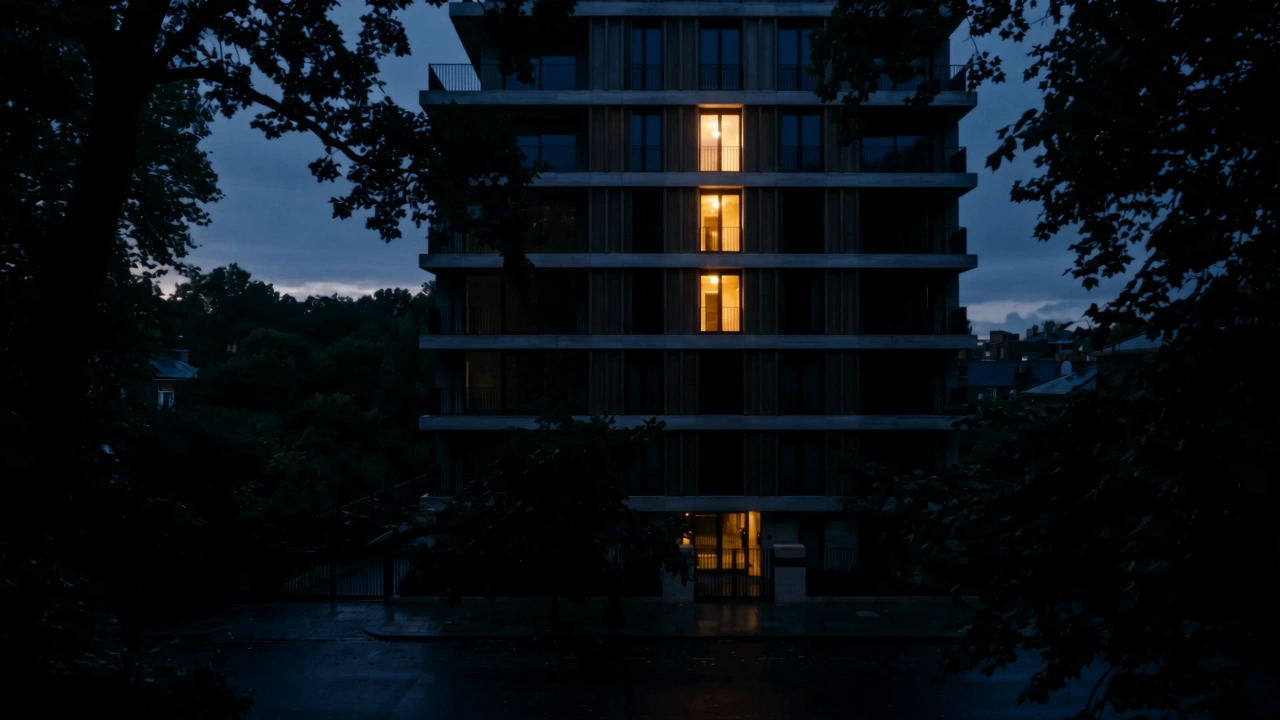
#> input picture frames/webp-1280/01-facade/0001.webp, 1280 x 720 px; its folder holds only this picture in this run
$ python mesure-contraste-narration.py
#> lines starting #> are read from the running program, lines starting #| are printed output that depends on the picture
#!/usr/bin/env python3
"""Le texte de la narration est-il lisible sur les treize fonds ?

    python tools/mesure-contraste-narration.py

C'est le meme controle que pour le curseur, et pour la meme raison (§9, piege
29) : la, un trait clair a 55 % d'alpha ne creusait que 0,074 de luminance sur
l'eau et se noyait dans les rides. On avait cru le curseur « disparu » alors
qu'il etait parfaitement opaque -- il etait simplement sans contraste.

Le meme piege attend le texte. Le bas gauche des treize plans va du noir franc
au blanc : sombre sur le spa, les velos et le yoga, franchement clair sur la
salle de sport et sur la piscine ou le travertin est en plein soleil. Sans
voile, la meilleure ligne du site serait invisible sur la piscine -- et l'on ne
s'en apercevrait qu'a la livraison.

CE QU'ON MESURE. Dans le rectangle ou le texte se pose, on prend la luminance du
fond, on lui applique le voile, et l'on regarde l'ecart avec la couleur du
texte. Le critere est celui du curseur : ECART D'AU MOINS 0,20 sur les treize.

On prend le pire cas, pas la moyenne : un mot pose sur un eclat de travertin est
illisible meme si le reste de la ligne va bien. C'est le percentile 98 de la
luminance du fond qui decide.
"""
import sys
from pathlib import Path
import numpy as np
from PIL import Image

RACINE = Path(__file__).resolve().parent.parent
L, H = 1280, 720

# La couleur du texte, --texte dans index.html.
TEXTE = (0xEC, 0xE9, 0xE4)
# Le voile : degrade du transparent vers le noir sur le tiers inferieur.
VOILE_HAUTEUR = 0.34
VOILE_MAX = 0.35
# La boite du texte, en parts de la bande d'image : marge gauche 20 px, marge
# basse d'un peu plus de deux hauteurs de ligne, mesure d'environ 21 em.
BOITE = {"x0": 20 / L, "x1": 0.42, "y0": 1 - (52 + 2 * 29) / H, "y1": 1 - 52 / H}

SEQUENCES = [
    "01-facade", "02-approche", "03-hall", "04-spa", "05-velos",
    "06-salle-sport", "07-yoga", "08-salon", "09-chambre", "10-balcon",
    "11-montee-toit", "12-restaurant", "13-piscine",
]
# L'image sur laquelle le texte est PLEIN, deduite de `a` dans sequences.js.
# On regarde le fond que le visiteur a reellement sous les yeux a ce moment-la.
PLEIN = {
    "01-facade": 0.40, "02-approche": 0.35, "03-hall": 0.55, "04-spa": 0.30,
    "05-velos": 0.12, "06-salle-sport": 0.45, "07-yoga": 0.40, "08-salon": 0.20,
    "09-chambre": 0.45, "10-balcon": 0.35, "11-montee-toit": 0.30,
    "12-restaurant": 0.40, "13-piscine": 0.45,
}


def luminance_relative(rgb):
    """Luminance relative sRGB, celle des criteres de contraste."""
    c = np.asarray(rgb, dtype=np.float64) / 255.0
    c = np.where(c <= 0.03928, c / 12.92, ((c + 0.055) / 1.055) ** 2.4)
    return 0.2126 * c[..., 0] + 0.7152 * c[..., 1] + 0.0722 * c[..., 2]


def voile_a(y):
    """Opacite du voile a la hauteur y (0 en haut, 1 en bas de la bande)."""
    debut = 1 - VOILE_HAUTEUR
    if y < debut:
        return 0.0
    return VOILE_MAX * (y - debut) / VOILE_HAUTEUR


if __name__ == "__main__":
    lTexte = float(luminance_relative(TEXTE))
    print(f"\n  couleur du texte : luminance {lTexte:.3f}")
    print(f"  voile : jusqu'a {VOILE_MAX:.2f} de noir sur le tiers inferieur\n")
    print(f"  {'sequence':<17s} {'sans voile':>11s} {'avec voile':>11s} "
          f"{'ecart':>7s}  verdict")

    pire = 1.0
    echecs = 0
    for seq in SEQUENCES:
        dossier = RACINE / "frames" / "webp-1280" / seq
        fichiers = sorted(dossier.glob("*.webp"))
        if not fichiers:
            print(f"  {seq:<17s}  pas encore encode")
            continue
        n = len(fichiers)
        i = min(max(int(round(PLEIN[seq] * (n - 1))), 0), n - 1)
        a = np.asarray(Image.open(fichiers[i]).convert("RGB"), dtype=np.float64)

        x0, x1 = int(BOITE["x0"] * L), int(BOITE["x1"] * L)
        y0, y1 = int(BOITE["y0"] * H), int(BOITE["y1"] * H)
        boite = a[y0:y1, x0:x1]
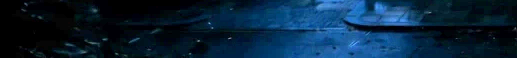
#> boite: shape (58, 517, 3) float64; mean R, G, B 2.3, 10.2, 17.1; drawn with min black and max white

        # Le voile s'applique par multiplication : resultat = fond * (1 - alpha).
        ys = (np.arange(y0, y1) + 0.5) / H
        alpha = np.array([voile_a(y) for y in ys])[:, None, None]
        voilee = boite * (1 - alpha)

        # Le PIRE cas, pas la moyenne : un mot sur un eclat de travertin est
        # illisible meme si le reste de la ligne va bien.
        lSans = float(np.percentile(luminance_relative(boite), 98))
#> in luminance_relative (call 2), `c = np.where(c <= 0.03928, c / 12.92, ((c + 0.055) / 1.055) ** 2.4)`:
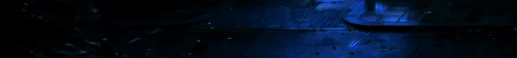
#> c: shape (58, 517, 3) float64; mean R, G, B 0.000723, 0.00376, 0.0083; drawn with min black and max white
#> in luminance_relative (call 2), `return 0.2126 * c[..., 0] + 0.7152 * c[..., 1] + 0.0722 * c[..., 2]`:
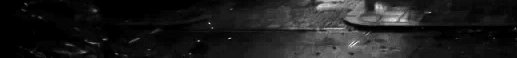
#> returned value: shape (58, 517) float64; min 0, max 0.0294, mean 0.00344; drawn with min black and max white
#> lSans = 0.0153
        lAvec = float(np.percentile(luminance_relative(voilee), 98))
#> lAvec = 0.0103
        ecart = abs(lTexte - lAvec)
#> ecart = 0.807
        bon = ecart >= 0.20
#> bon = True
        if not bon:
            echecs += 1
        pire = min(pire, ecart)
#> pire = 0.807
        print(f"  {seq:<17s} {lSans:11.3f} {lAvec:11.3f} {ecart:7.3f}  "
              f"{'ok' if bon else 'INSUFFISANT'}")
#|   01-facade               0.015       0.010   0.807  ok

    print(f"\n  pire ecart : {pire:.3f}   critere : >= 0,20")
#|   pire ecart : 0.807   critere : >= 0,20
    print("  " + ("tous les fonds passent" if echecs == 0
                  else f"{echecs} fond(s) sous le critere"))
    sys.exit(0 if echecs == 0 else 1)
#> (the program exits here)
